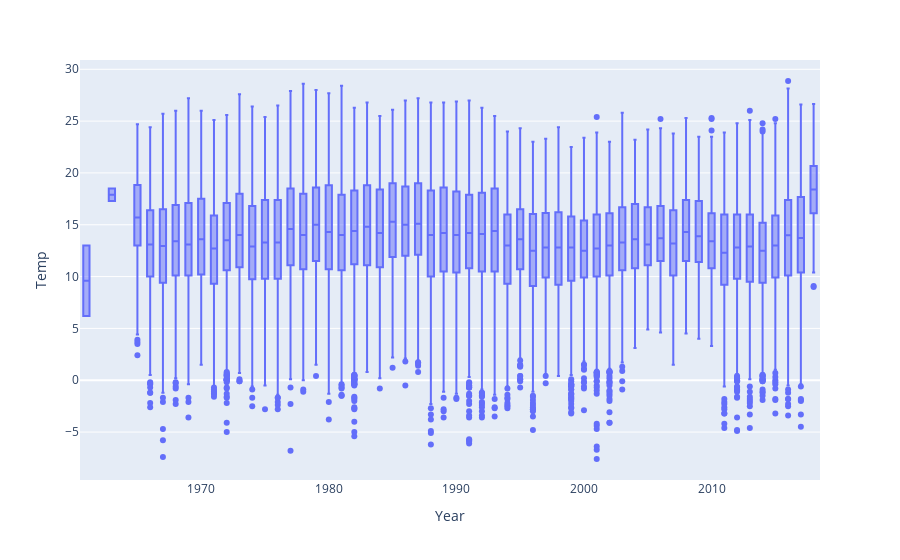

Source (notebook cell):
### Code cell
fig = px.box(df_, x="Year", y="Temp")
fig.show()

### Figure 1 — Plotly figure (JSON) as saved in the notebook; plotly's stock layout.template omitted (floating-point values rounded to 4 significant figures; data arrays with more than 128 entries replaced by an {"elided": "..."} marker saying what was removed)
{"data": [{"alignmentgroup": "True", "hovertemplate": "Year=%{x}<br>Temp=%{y}<extra></extra>", "legendgroup": "", "marker": {"color": "#636efa"}, "name": "", "notched": false, "offsetgroup": "", "orientation": "v", "showlegend": false, "type": "box", "x": {"elided": "97644 int values"}, "x0": " ", "xaxis": "x", "y": {"elided": "97644 float values"}, "y0": " ", "yaxis": "y"}], "layout": {"boxmode": "group", "legend": {"tracegroupgap": 0}, "margin": {"t": 60}, "xaxis": {"anchor": "y", "domain": [0, 1], "title": {"text": "Year"}}, "yaxis": {"anchor": "x", "domain": [0, 1], "title": {"text": "Temp"}}}}
